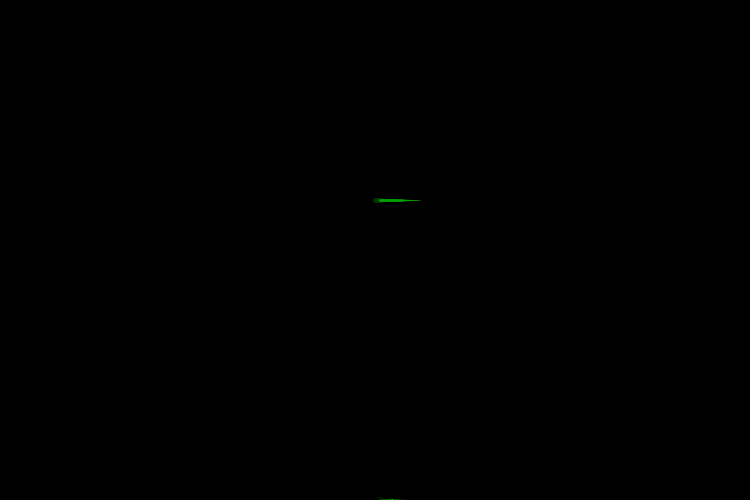
Frame 1 (no input)
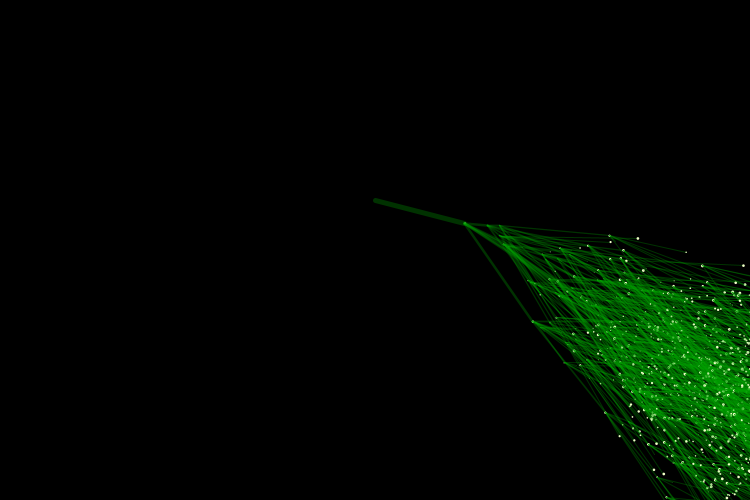
Frame 60 (the mouse pressed at the canvas centre just before this capture)
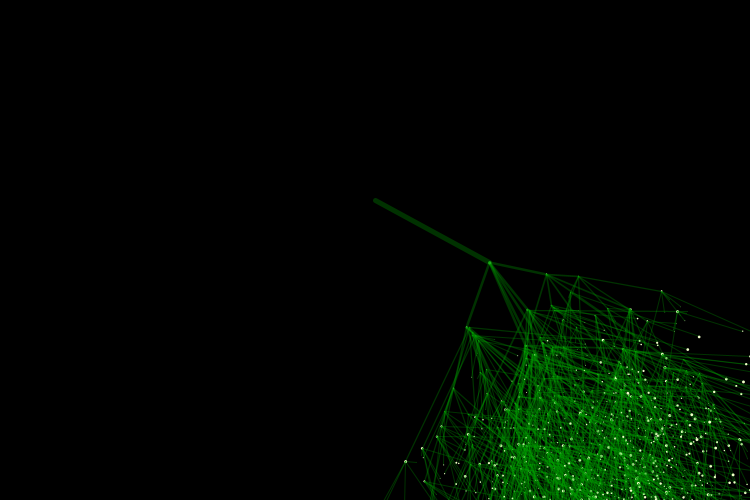
Frame 120 (the mouse held since frame 60 and released just before this capture)

The Processing sketch that drew these frames (run headless with seeded random() and noise(); from frame 60 on, the mouse is pressed at the canvas centre):

// Processing sketch: processing_126504
// ── processing_126504.pde

// Clark Li 
// Tree and Fireflies
//This practice is to use the fractals logic, with class order. Try to create the image tree and fireflies.

class Branch {
  float level, index;
  float x, y;
  float endx, endy;
  float strokeW, alph; 
  float len, lenChange;
  float rot, rotChange;
  Branch[] children = new Branch[0];

  Branch(float lev, float ind, float ex, float ey) {
    level = lev;
    index = ind;
    strokeW = (1/level)*5;
    alph =random(150)/level*10;
    len = (5/level)*random(10);
    lenChange = random(6);
    rotChange = random(3);
    updateMe(ex, ey);

    if (level < _maxLevels) {
      children = new Branch[_numChildren];
      for (int x=0; x<_numChildren; x++) {
        children[x] = new Branch(level+1, x, endx, endy);
      }
    }
  }

  void updateMe(float nx, float ny) {
    x = nx;
    y = ny;
    rot += rotChange*2/3;
    len -= lenChange*2/3;
    if (len<0 || len>150) {
      lenChange *= -1;
    }
    float radian = radians(rot/2);
    endx = x+(len*cos(radian));
    endy = y+(len*sin(radian));
    for (int i=0; i<children.length; i++) {
      children[i].updateMe(endx, endy);
    }
  }

  void drawMe() {
    strokeWeight(strokeW);
    stroke(0, 160, 0, 80);
    fill(255, 240, 0, 80);
    line(x, y, endx, endy);
    ellipse(endx, endy*2.5, len/15, len/15);
    noStroke();
    fill(240, 280, 200, alph*20);
    ellipse(endx, endy, len/50, len/50);
    for (int i=0;i<children.length;i++)
    {
      children[i].drawMe();
    }
  }
}
//drawing
int _numChildren = 6;
int _maxLevels = 5;
Branch _trunk;

void setup() {
  size(750, 500);
  background(200);
  noFill();
  newTree();
}
void newTree() {
  _trunk = new Branch(1, 2, width*80, 50);
  _trunk.drawMe();
}

void draw() {
  background(0);
  _trunk.updateMe(width/2, height*2/5);//startting location
  _trunk.drawMe();
}
